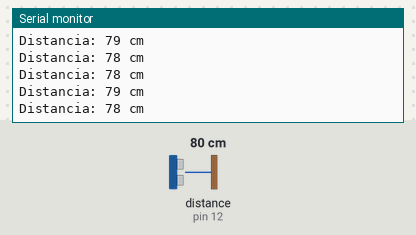
This sketch was run on a simulated Arduino Uno, built with avr-gcc and run on an emulated ATmega328P. Parts: the last lines printed to the serial monitor. Wiring (inferred from the names in the program): ultrasonic range finder: trigger pin 11; echo pin 12. Inputs (shaded band) come from the test bench; at power-on: distance to the obstacle (sensor on pin 12) 80 cm. The echo pulse lasts 58.3 µs per cm.

Above: at 1.2 s.
1.3 s: distance to the obstacle (sensor on pin 12) set to 2 cm
At 1.37 s:
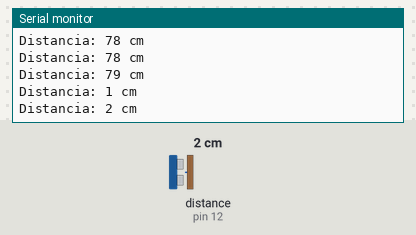
2.8 s: distance to the obstacle (sensor on pin 12) set to 4 cm
At 2.82 s:
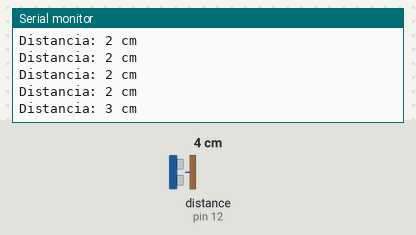
Timing chart, 0 to 5.8 s (numbered marks = the images above; inputs shaded):
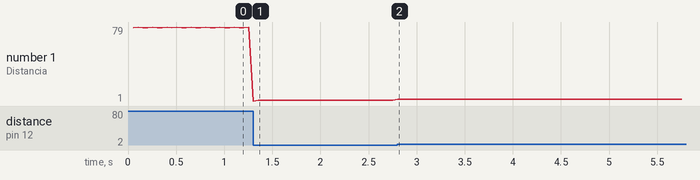

The sketch:

sensorUltrasonico.ino
```cpp
const int trigPin = 11;  // Pin para el Trigger
const int echoPin = 12; // Pin para el Echo

unsigned long intervaloMedicion = 50; // Tiempo entre mediciones en milisegundos
unsigned long tiempoAnterior = 0;     // Almacenará el tiempo de la última medición

void setup() {
  Serial.begin(9600);        // Inicia la comunicación serie
  pinMode(trigPin, OUTPUT);   // Configura el pin Trig como salida
  pinMode(echoPin, INPUT);    // Configura el pin Echo como entrada
}

void loop() {
  // Verifica si ha pasado el intervalo deseado para medir la distancia
  unsigned long tiempoActual = millis();
  if (tiempoActual - tiempoAnterior >= intervaloMedicion) {
    tiempoAnterior = tiempoActual; // Actualiza el tiempo de la última medición

    int distancia = medirDistancia();
    Serial.print("Distancia: ");
    Serial.print(distancia);
    Serial.println(" cm");
  }

  // Aquí puedes agregar otras funciones del robot sin detener el código
}

// Función para medir la distancia con el sensor ultrasónico
int medirDistancia() {
  long duracion;
  int distancia;

  // Envía un pulso de 10µs al pin Trig
  digitalWrite(trigPin, LOW);
  delayMicroseconds(2);
  digitalWrite(trigPin, HIGH);
  delayMicroseconds(10);
  digitalWrite(trigPin, LOW);

  // Lee el tiempo que tarda en recibir el pulso en el pin Echo
  duracion = pulseIn(echoPin, HIGH);

  // Calcula la distancia en cm (velocidad del sonido: 343 m/s)
  distancia = duracion * 0.034 / 2;

  return distancia;
}
```

Measured:
- after the input at 1.3 s, the serial monitor: prints a new line at once (image 1)
- after the input at 2.8 s, the serial monitor: prints a new line at once (image 2)
- plotted number 1: 79 → 2 after the input at 1.3 s, 2 → 3 after the input at 2.8 s
